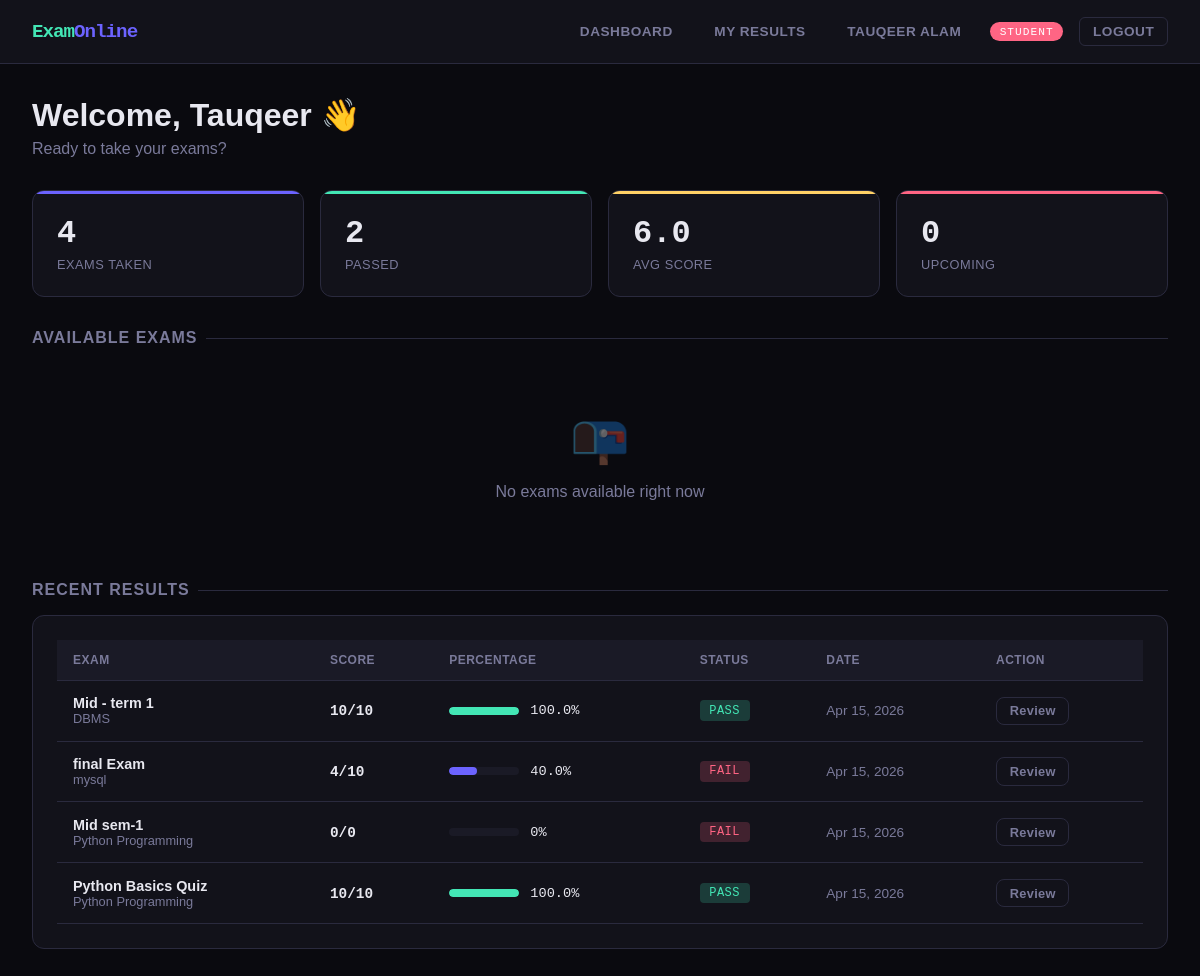
Screenshot of /student-dashboard/ (signed in) with the database file from the repository.
### accounts/models.py (models this page shows, shortened)
class User(AbstractUser):
    ROLE_CHOICES = [('admin', 'Admin'), ('teacher', 'Teacher'), ('student', 'Student')]
    role = models.CharField(max_length=10, choices=ROLE_CHOICES, default='student')
    phone = models.CharField(max_length=15, blank=True)
    profile_pic = models.CharField(max_length=200, blank=True)
    bio = models.TextField(blank=True)
    created_at = models.DateTimeField(auto_now_add=True)

### exams/models.py (models this page shows, shortened)
class ExamAttempt(models.Model):
    exam = models.ForeignKey(Exam, on_delete=models.CASCADE, related_name='attempts')
    student = models.ForeignKey(User, on_delete=models.CASCADE)
    started_at = models.DateTimeField(auto_now_add=True)
    submitted_at = models.DateTimeField(null=True, blank=True)
    score = models.IntegerField(default=0)
    total_marks = models.IntegerField(default=0)
    is_submitted = models.BooleanField(default=False)
    class Meta:
        unique_together = (('exam', 'student'),)
    @property
    def percentage(self):
        if self.total_marks == 0:
            return 0
        return round((self.score / self.total_marks) * 100, 2)
    @property
    def passed(self):
        return self.score >= self.exam.pass_marks

class Exam(models.Model):
    title = models.CharField(max_length=200)
    subject = models.ForeignKey(Subject, on_delete=models.CASCADE)
    description = models.TextField(blank=True)
    duration_minutes = models.PositiveIntegerField(default=60)
    total_marks = models.IntegerField(default=0)
    pass_marks = models.IntegerField(default=0)
    start_time = models.DateTimeField()
    end_time = models.DateTimeField()
    questions = models.ManyToManyField(Question, blank=True)
    created_by = models.ForeignKey(User, on_delete=models.CASCADE)
    is_active = models.BooleanField(default=True)
    shuffle_questions = models.BooleanField(default=False)
    created_at = models.DateTimeField(auto_now_add=True)

class Subject(models.Model):
    name = models.CharField(max_length=100)
    code = models.CharField(max_length=20, unique=True)
    created_by = models.ForeignKey(User, on_delete=models.CASCADE)
    created_at = models.DateTimeField(auto_now_add=True)

### exams/views.py (the view)
# urls.py: path('student-dashboard/', ev.student_dashboard, name='student_dashboard'),
@login_required
def student_dashboard(request):
    if request.user.role != 'student':
        return redirect('dashboard')
    now = timezone.now()
    available_exams = Exam.objects.filter(is_active=True, start_time__lte=now, end_time__gte=now)
    my_attempts = ExamAttempt.objects.filter(student=request.user, is_submitted=True).select_related('exam')
    attempted_ids = my_attempts.values_list('exam_id', flat=True)
    upcoming = Exam.objects.filter(is_active=True, start_time__gt=now)
    ctx = {
        'available_exams': available_exams,
        'attempted_ids': list(attempted_ids),
        'my_attempts': my_attempts.order_by('-submitted_at')[:5],
        'upcoming_exams': upcoming,
        'total_attempted': my_attempts.count(),
        'total_passed': sum(1 for a in my_attempts if a.passed),
        'avg_score': round(my_attempts.aggregate(Avg('score'))['score__avg'] or 0, 1),
    }
    return render(request, 'exams/student_dashboard.html', ctx)

### templates/exams/student_dashboard.html (shortened to what this page needs)
{% extends 'base.html' %}
{% block content %}
<div class="container">
  <div class="page-header">
    <h1>Welcome, {{ request.user.first_name|default:request.user.username }} 👋</h1>
    <p>Ready to take your exams?</p>
  </div>
  <div class="stats-grid">
    <div class="stat-card"><div class="stat-num">{{ total_attempted }}</div><div class="stat-label">Exams Taken</div></div>
    <div class="stat-card green"><div class="stat-num">{{ total_passed }}</div><div class="stat-label">Passed</div></div>
    <div class="stat-card yellow"><div class="stat-num">{{ avg_score }}</div><div class="stat-label">Avg Score</div></div>
    <div class="stat-card pink"><div class="stat-num">{{ upcoming_exams.count }}</div><div class="stat-label">Upcoming</div></div>
  </div>
  <div class="section-title">Available Exams</div>
  {% if available_exams %}
  <div class="grid-2" style="margin-bottom:2rem">
    {% for exam in available_exams %}
    <div class="card" style="border-left: 3px solid {% if exam.id in attempted_ids %}var(--accent3){% else %}var(--accent){% endif %}">
      <div style="display:flex;justify-content:space-between;align-items:flex-start;margin-bottom:.8rem">
        <div>
          <div class="card-title">{{ exam.title }}</div>
          <div style="color:var(--text-dim);font-size:.85rem">{{ exam.subject.name }}</div>
        </div>
        {% if exam.id in attempted_ids %}
        <span style="font-family:var(--mono);font-size:.75rem;color:var(--accent3)">COMPLETED</span>
        {% else %}
        <span style="font-family:var(--mono);font-size:.75rem;color:var(--accent);animation:pulse 2s infinite">LIVE</span>
        {% endif %}
      </div>
      <div style="display:flex;gap:1.5rem;font-size:.85rem;color:var(--text-dim);margin-bottom:1rem">
        <span>⏱ {{ exam.duration_minutes }} min</span>
        <span>📝 {{ exam.questions.count }} questions</span>
        <span>🏆 {{ exam.total_marks }} marks</span>
      </div>
      {% if exam.description %}
      <p style="color:var(--text-dim);font-size:.85rem;margin-bottom:1rem">{{ exam.description }}</p>
      {% endif %}
      {% if exam.id in attempted_ids %}
      <span class="btn btn-ghost btn-sm" style="cursor:default">Already Attempted</span>
      {% else %}
      <a href="{% url 'start_exam' exam.id %}" class="btn btn-primary">Start Exam →</a>
      {% endif %}
    </div>
    {% endfor %}
  </div>
  {% else %}
  <div class="empty-state" style="margin-bottom:2rem">
    <div class="icon">📭</div>
    <p>No exams available right now</p>
  </div>
  {% endif %}
  <div class="section-title">Recent Results</div>
  {% if my_attempts %}
  <div class="card">
    <div class="table-wrap">
      <table>
        <thead><tr><th>Exam</th><th>Score</th><th>Percentage</th><th>Status</th><th>Date</th><th>Action</th></tr></thead>
        <tbody>
          {% for a in my_attempts %}
          <tr>
            <td><div style="font-weight:600">{{ a.exam.title }}</div><div style="color:var(--text-dim);font-size:.8rem">{{ a.exam.subject.name }}</div></td>
            <td><span style="font-family:var(--mono);font-weight:700">{{ a.score }}/{{ a.total_marks }}</span></td>
            <td>
              <div style="display:flex;align-items:center;gap:.7rem">
                <div class="progress-bar" style="width:70px"><div class="progress-fill {% if a.percentage >= 50 %}green{% endif %}" style="width:{{ a.percentage }}%"></div></div>
                <span style="font-family:var(--mono);font-size:.85rem">{{ a.percentage }}%</span>
              </div>
            </td>
            <td><span class="tag {% if a.passed %}tag-pass{% else %}tag-fail{% endif %}">{% if a.passed %}PASS{% else %}FAIL{% endif %}</span></td>
            <td style="color:var(--text-dim);font-size:.85rem">{{ a.submitted_at|date:"M d, Y" }}</td>
            <td><a href="{% url 'exam_result_detail' a.id %}" class="btn btn-ghost btn-sm">Review</a></td>
          </tr>
          {% endfor %}
        </tbody>
      </table>
    </div>
  </div>
  {% else %}
  <div class="empty-state"><div class="icon">📊</div><p>No exam history yet</p></div>
  {% endif %}
</div>
{% endblock %}

### templates/base.html (shortened to what this page needs)
<!DOCTYPE html>
<html lang="en">
<head>
</head>
<body>
{% if user.is_authenticated %}
<nav class="navbar">
  <div class="nav-brand">Exam<span>Online</span></div>
  <div class="nav-links">
    {% if user.role == 'admin' %}
      <a href="{% url 'admin_dashboard' %}">Dashboard</a>
      <a href="{% url 'manage_users' %}">Users</a>
      <a href="{% url 'all_results' %}">Results</a>
    {% elif user.role == 'teacher' %}
      <a href="{% url 'teacher_dashboard' %}">Dashboard</a>
      <a href="{% url 'question_bank' %}">Questions</a>
      <a href="{% url 'create_exam' %}">New Exam</a>
    {% else %}
      <a href="{% url 'student_dashboard' %}">Dashboard</a>
      <a href="{% url 'my_results' %}">My Results</a>
    {% endif %}
    <a href="{% url 'profile' %}">{{ user.get_full_name|default:user.username }}</a>
    <span class="badge-role {{ user.role }}">{{ user.role }}</span>
    <a href="{% url 'logout' %}" class="btn btn-ghost btn-sm">Logout</a>
  </div>
</nav>
{% endif %}
<main>
{% block content %}{% endblock %}
</main>
</body>
</html>

### templates/base.html (style rules this page uses)
:root { --bg: #0a0a0f; --surface: #12121a; --surface2: #1a1a26; --border: #2a2a3e; --accent: #6c63ff; --accent2: #ff6584; --accent3: #43e6b5; --text: #e8e8f0; --text-dim: #7a7a9a; --success: #43e6b5; --danger: #ff6584; --warning: #ffd166; --radius: 12px; --mono: 'Space Mono', monospace; --sans: 'Syne', sans-serif; }
* { box-sizing: border-box; margin: 0; padding: 0; }
body { background: var(--bg); color: var(--text); font-family: var(--sans); min-height: 100vh; }
a { color: var(--accent); text-decoration: none; }
.navbar { background: var(--surface); border-bottom: 1px solid var(--border); padding: 0 2rem; height: 64px; display: flex; align-items: center; justify-content: space-between; position: sticky; top: 0; z-index: 100; backdrop-filter: blur(10px); }
.nav-brand { font-family: var(--mono); font-weight: 700; font-size: 1.2rem; color: var(--accent3); letter-spacing: -1px; }
.nav-brand span { color: var(--accent); }
.nav-links { display: flex; gap: 1rem; align-items: center; }
.nav-links a { color: var(--text-dim); font-size: .85rem; font-weight: 600; padding: .4rem .8rem; border-radius: 6px; transition: all .2s; text-transform: uppercase; letter-spacing: .5px; }
.badge-role { background: var(--accent); color: #fff; font-size: .7rem; padding: .2rem .6rem; border-radius: 20px; font-family: var(--mono); text-transform: uppercase; letter-spacing: 1px; }
.badge-role.student { background: var(--accent2); }
.container { max-width: 1200px; margin: 0 auto; padding: 2rem; }
.page-header { margin-bottom: 2rem; }
.page-header h1 { font-size: 2rem; font-weight: 800; color: var(--text); }
.page-header p { color: var(--text-dim); margin-top: .4rem; }
.card { background: var(--surface); border: 1px solid var(--border); border-radius: var(--radius); padding: 1.5rem; transition: border-color .2s; }
.stats-grid { display: grid; grid-template-columns: repeat(auto-fit, minmax(180px, 1fr)); gap: 1rem; margin-bottom: 2rem; }
.stat-card { background: var(--surface); border: 1px solid var(--border); border-radius: var(--radius); padding: 1.5rem; position: relative; overflow: hidden; }
.stat-card::before { content: ''; position: absolute; top: 0; left: 0; right: 0; height: 3px; background: var(--accent); }
.stat-card.green::before { background: var(--accent3); }
.stat-card.pink::before { background: var(--accent2); }
.stat-card.yellow::before { background: var(--warning); }
.stat-num { font-family: var(--mono); font-size: 2rem; font-weight: 700; color: var(--text); }
.stat-label { color: var(--text-dim); font-size: .8rem; margin-top: .3rem; text-transform: uppercase; letter-spacing: .5px; }
.btn { display: inline-flex; align-items: center; gap: .4rem; padding: .6rem 1.2rem; border-radius: 8px; border: none; cursor: pointer; font-family: var(--sans); font-weight: 600; font-size: .85rem; transition: all .2s; text-decoration: none; letter-spacing: .3px; }
.btn-ghost { background: transparent; color: var(--text-dim); border: 1px solid var(--border); }
.btn-sm { padding: .35rem .8rem; font-size: .8rem; }
.table-wrap { overflow-x: auto; }
table { width: 100%; border-collapse: collapse; }
thead th { background: var(--surface2); padding: .8rem 1rem; text-align: left; font-size: .75rem; color: var(--text-dim); text-transform: uppercase; letter-spacing: .5px; border-bottom: 1px solid var(--border); }
tbody td { padding: .9rem 1rem; border-bottom: 1px solid var(--border); font-size: .9rem; }
.tag { display: inline-block; padding: .2rem .6rem; border-radius: 4px; font-size: .75rem; font-family: var(--mono); text-transform: uppercase; letter-spacing: .5px; }
.tag-pass { background: rgba(67,230,181,.2); color: var(--accent3); }
.tag-fail { background: rgba(255,101,132,.2); color: var(--accent2); }
.section-title { font-size: 1rem; font-weight: 700; color: var(--text-dim); text-transform: uppercase; letter-spacing: 1px; margin-bottom: 1rem; display: flex; align-items: center; gap: .5rem; }
.section-title::after { content: ''; flex: 1; height: 1px; background: var(--border); }
.empty-state { text-align: center; padding: 3rem; color: var(--text-dim); }
.empty-state .icon { font-size: 3rem; margin-bottom: 1rem; opacity: .4; }
.progress-bar { background: var(--surface2); border-radius: 10px; height: 8px; overflow: hidden; }
.progress-fill { height: 100%; background: var(--accent); border-radius: 10px; transition: width .5s; }
.progress-fill.green { background: var(--accent3); }

### rows the page displays
User: get_full_name "TAUQEER ALAM", role "STUDENT", user.first_name "Tauqeer"
ExamAttempt: exam "Mid - term 1", exam.subject.name "DBMS", score "10", total_marks "10", percentage "100.0", shows "PASS", submitted_at "Apr 15, 2026"
ExamAttempt: exam "final Exam", exam.subject.name "mysql", score "4", total_marks "10", percentage "40.0", shows "FAIL", submitted_at "Apr 15, 2026"
ExamAttempt: exam "Mid sem-1", exam.subject.name "Python Programming", score "0", total_marks "0", percentage "0", shows "FAIL", submitted_at "Apr 15, 2026"
ExamAttempt: exam "Python Basics Quiz", exam.subject.name "Python Programming", score "10", total_marks "10", percentage "100.0", shows "PASS", submitted_at "Apr 15, 2026"

### other values shown
{{ total_attempted }} "4"
{{ total_passed }} "2"
{{ avg_score }} "6.0"
{{ upcoming_exams.count }} "0"
